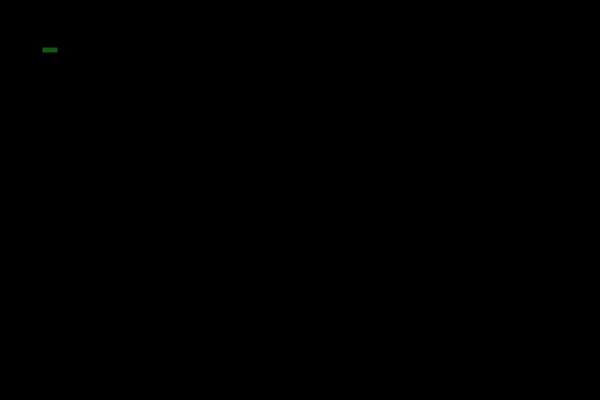
Frame 1 (no input)
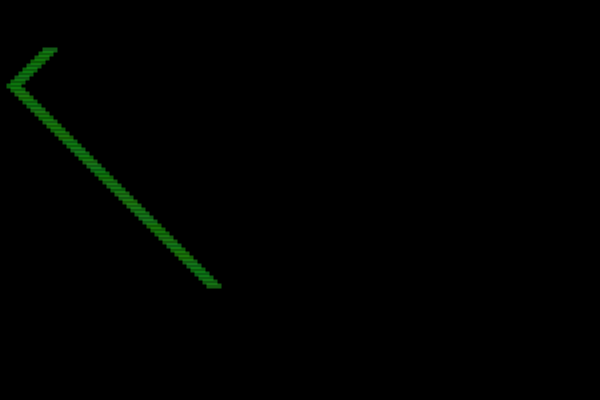
Frame 60 (the mouse pressed at the canvas centre just before this capture)
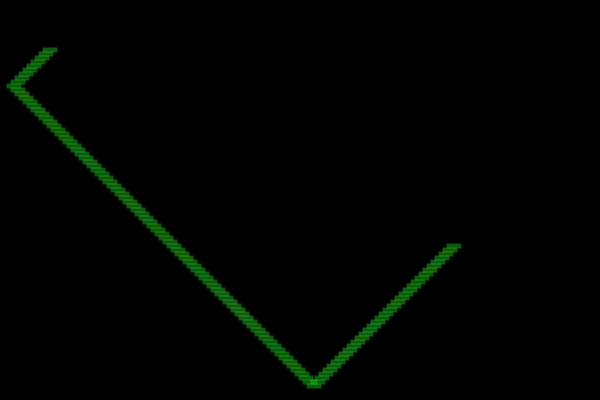
Frame 120 (the mouse held since frame 60 and released just before this capture)

The Processing sketch that drew these frames (run headless with seeded random() and noise(); from frame 60 on, the mouse is pressed at the canvas centre):

// Processing sketch: processing_16396
// ── processing_16396.pde

float x = 50;
float y = 50;
float radio = 15.0;
float velocidadX = 4.0;
float velocidadY = 4.0;
int direccionX = 1;
int direccionY =1;

void setup(){
background(0);
  
  size(600, 400);
  smooth();
  noStroke();
  rectMode(CENTER);
}

void draw(){
    // fill(0,5);
//  rect(0,0, width, height);
  //fill(0, 150);
 // rect (0 ,0, width, height);
  fill(random(23,55),random(223,235),random(13,55),100);
  rect(x, y, radio, radio-10);
  
  x -= velocidadX * direccionX;
  if((x>width-radio) || (x <radio)){
    direccionX = direccionX *-1;
  }
  y+=velocidadY * direccionY;
  if((y>height-radio)|| (y <radio)){
    direccionY = direccionY *-1;
  }
}
